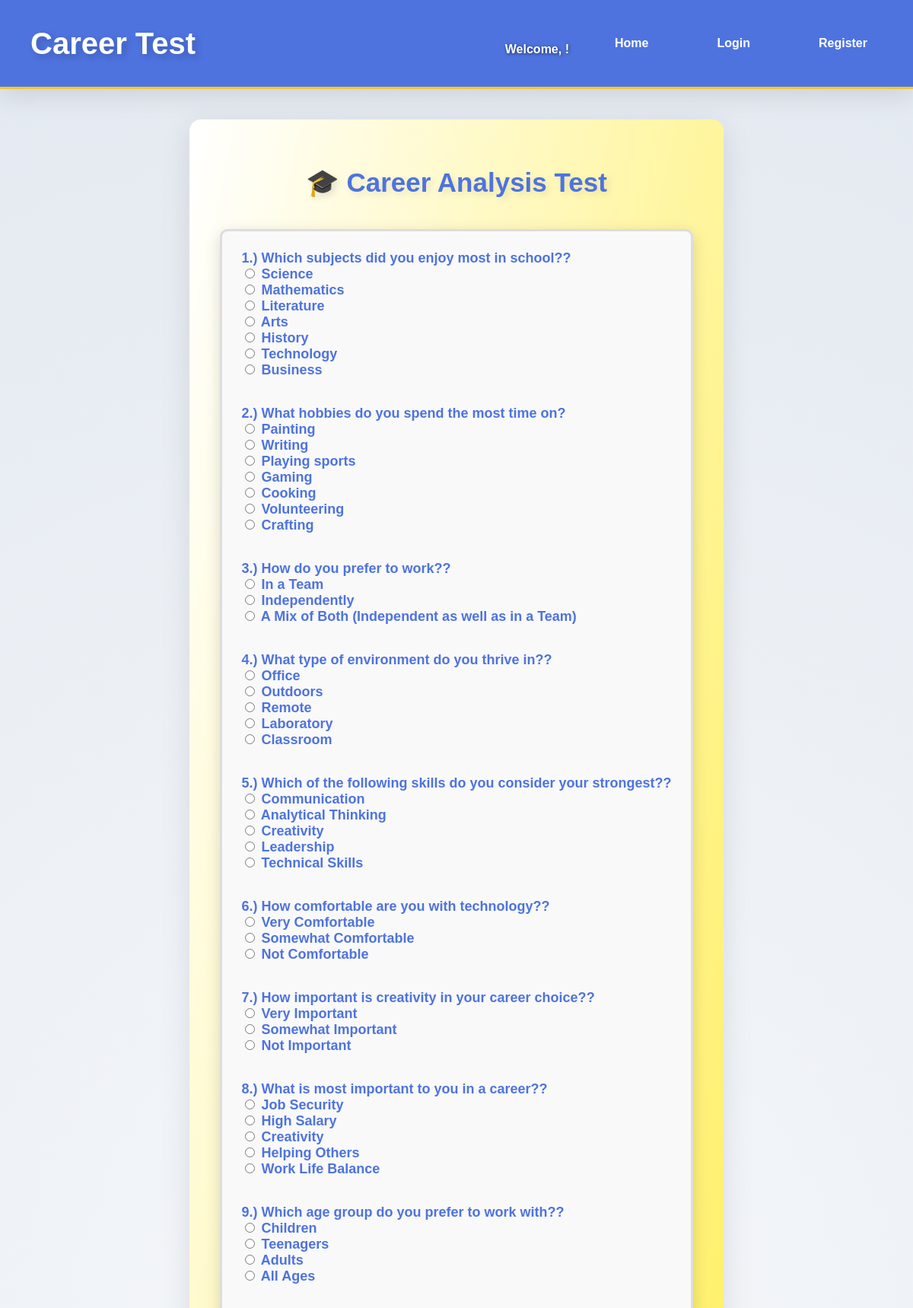
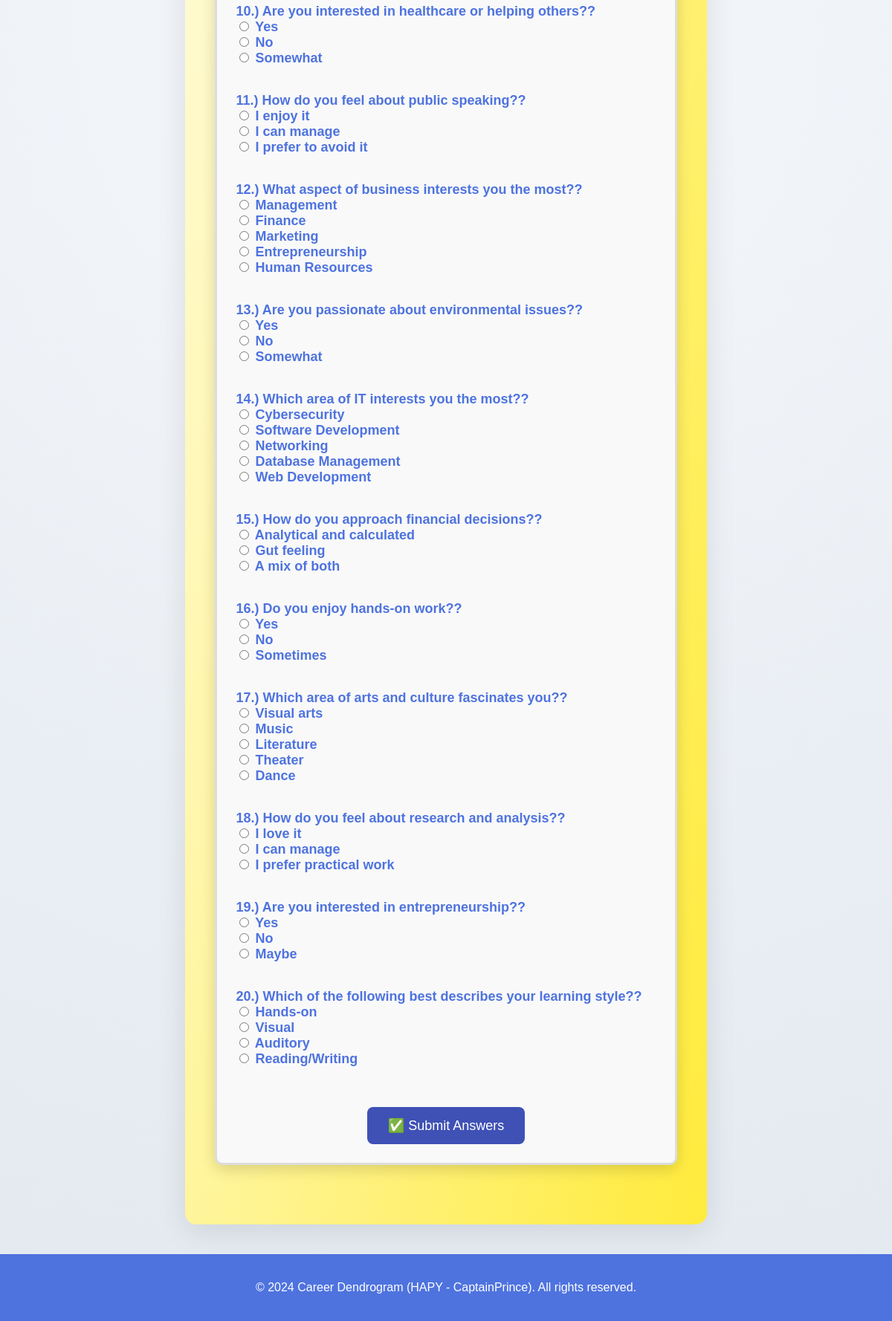
Screenshot of /start_test/ with the database file from the repository (2 pictures, top to bottom).
### accounts/models.py (models this page shows, shortened)
class TestQuestion(models.Model):
    text = models.CharField(max_length=255)
    choices = models.JSONField()  # Store choices as a JSON array

### accounts/views.py (the view, shortened to what this page needs)
# urls.py: path('start_test/', views.start_test, name='start_test'),
def start_test(request):
    questions = TestQuestion.objects.all()  # Fetch all questions from the database
    form = TestForm(questions=questions)
    return render(request, 'start_test.html', {'form': form})

### accounts/forms.py (shortened to what this page needs)
class TestForm(forms.Form):
    def __init__(self, *args, **kwargs):
        questions = kwargs.pop('questions', [])
        super().__init__(*args, **kwargs)
        for question in questions:
            choices = [(choice, choice) for choice in question.choices]
            self.fields[f'question_{question.id}'] = forms.ChoiceField(
                choices=choices,
                label=question.text,
                widget=forms.RadioSelect,
                required=False,  # Allow the user to leave it empty for custom validation
            )

### careers/templates/start_test.html (shortened to what this page needs)
{% load static %}
<!DOCTYPE html>
<html lang="en">
<head>
    <link rel="stylesheet" href="{% static 'css/styles.css' %}">
</head>
<body>
    <header>
        <div class="header-title">Career Test</div>
        <nav class="navbar">
            <span class="user-info">Welcome, {{ user.username }}!</span>
            <a href="{% url 'home' %}">Home</a>
            {% if user.is_authenticated %}
                <a href="{% url 'profile' %}">Back</a>
            {% else %}
                <a href="{% url 'login' %}">Login</a>
                <a href="{% url 'register' %}">Register</a>
            {% endif %}
        </nav>
    </header>
    <div class="test-container">
        <h1>🎓 Career Analysis Test</h1>
        <div class="test-question">
            <form action="{% url 'start_test' %}" method="post">
                {% for fm in form %}
                    <div class="form-group mb-4">
                        <label>{{ forloop.counter }}.) {{ fm.label }}?</label>
                        <br>
                        <div class="options">
                            {{ fm }}
                        </div>
                        <br><br>
                    </div>
                {% endfor %}
                <br>
                <div class="form-buttons">
                    <button type="submit">✅ Submit Answers</button>
                </div>
            </form>
        </div>
    </div>
    <footer>
        <p>&copy; 2024 Career Dendrogram (HAPY - CaptainPrince). All rights reserved.</p>
    </footer>
</body>
</html>

### accounts/static/css/styles.css (style rules this page uses)
html, body { height: 100%; margin: 0; font-family: 'Comic Sans MS', cursive, sans-serif; background: radial-gradient(circle, #f5f7fa, #e3e9f0); color: #333; display: flex; flex-direction: column; overflow-x: hidden; animation: fadeInAll 1.2s ease-in-out; }
header { background-color: #4e73df; color: white; padding: 25px 30px; display: flex; justify-content: space-between; align-items: center; border-bottom: 3px solid #f4c724; box-shadow: 0 10px 25px rgba(0, 0, 0, 0.1); animation: slideInFromBottom 1.5s ease-out; }
.header-title { font-size: 42px; font-weight: bold; margin-left: 40px; text-shadow: 3px 3px 8px rgba(0, 0, 0, 0.3); }
.navbar { display: flex; gap: 25px; padding: 0 20px; align-items: center; }
.navbar a { color: white; text-decoration: none; padding: 12px 25px; border-radius: 8px; font-weight: bold; transition: all 0.4s ease-in-out; }
footer { background-color: #4e73df; color: white; padding: 20px 0; text-align: center; margin-top: auto; font-size: 16px; animation: fadeIn 1s ease-in-out; }

### careers/templates/start_test.html (style rules this page uses)
body { font-family: 'Comic Sans MS', cursive, sans-serif; background-color: #e3f2fd; margin: 0; padding: 0; }
header { background-color: #4e73df; color: white; padding: 30px 0; display: flex; justify-content: space-between; align-items: center; border-bottom: 3px solid #f4c724; box-shadow: 0 10px 30px rgba(0, 0, 0, 0.1); animation: slideInFromBottom 1s ease-out; }
.header-title { font-size: 40px; font-weight: bold; margin-left: 40px; text-shadow: 4px 4px 10px rgba(0, 0, 0, 0.2); }
.navbar { display: flex; gap: 30px; padding: 0 30px; }
.navbar a { color: white; text-decoration: none; padding: 18px 30px; border-radius: 8px; transition: all 0.4s; font-weight: bold; }
.user-info { color: #fff; font-weight: bold; margin-top: 16px; text-shadow: 1px 1px 4px rgba(0, 0, 0, 0.6); }
.test-container { background-color: #ffffff; padding: 40px; border-radius: 15px; box-shadow: 0 10px 40px rgba(0, 0, 0, 0.1); margin: 40px auto; max-width: 900px; background: linear-gradient(to bottom right, #ffffff, #ffeb3b); animation: fadeInUp 1s ease-in-out; }
h1 { color: #4e73df; margin-bottom: 30px; text-align: center; font-size: 35px; font-weight: bold; text-shadow: 4px 4px 10px rgba(0, 0, 0, 0.1); animation: slideInFromBottom 1s ease-out; }
.test-question { max-width: 700px; margin: 40px auto; padding: 25px; background-color: #f9f9f9; border: 3px solid #ddd; border-radius: 10px; box-shadow: 0 6px 20px rgba(0, 0, 0, 0.15); animation: fadeIn 1.5s ease-out; }
.test-question form { display: flex; flex-direction: column; }
.test-question label { margin-bottom: 15px; font-weight: bold; font-size: 18px; color: #4e73df; }
.form-buttons { text-align: center; }
.form-buttons button { background-color: #3f51b5; color: white; border: none; padding: 14px 28px; border-radius: 8px; font-size: 18px; cursor: pointer; transition: background-color 0.3s, transform 0.3s; }
footer { background-color: #4e73df; color: white; padding: 20px 0; text-align: center; margin-top: auto; font-size: 16px; animation: fadeIn 1s ease-in-out; }

### rows the page displays
TestQuestion: label "Which subjects did you enjoy most in school?"
TestQuestion: label "What hobbies do you spend the most time on"
TestQuestion: label "How do you prefer to work?"
TestQuestion: label "What type of environment do you thrive in?"
TestQuestion: label "Which of the following skills do you consider your strongest?"
TestQuestion: label "How comfortable are you with technology?"
TestQuestion: label "How important is creativity in your career choice?"
TestQuestion: label "What is most important to you in a career?"
TestQuestion: label "Which age group do you prefer to work with?"
TestQuestion: label "Are you interested in healthcare or helping others?"
TestQuestion: label "How do you feel about public speaking?"
TestQuestion: label "What aspect of business interests you the most?"
TestQuestion: label "Are you passionate about environmental issues?"
TestQuestion: label "Which area of IT interests you the most?"
TestQuestion: label "How do you approach financial decisions?"
TestQuestion: label "Do you enjoy hands-on work?"
TestQuestion: label "Which area of arts and culture fascinates you?"
TestQuestion: label "How do you feel about research and analysis?"
TestQuestion: label "Are you interested in entrepreneurship?"
TestQuestion: label "Which of the following best describes your learning style?"
